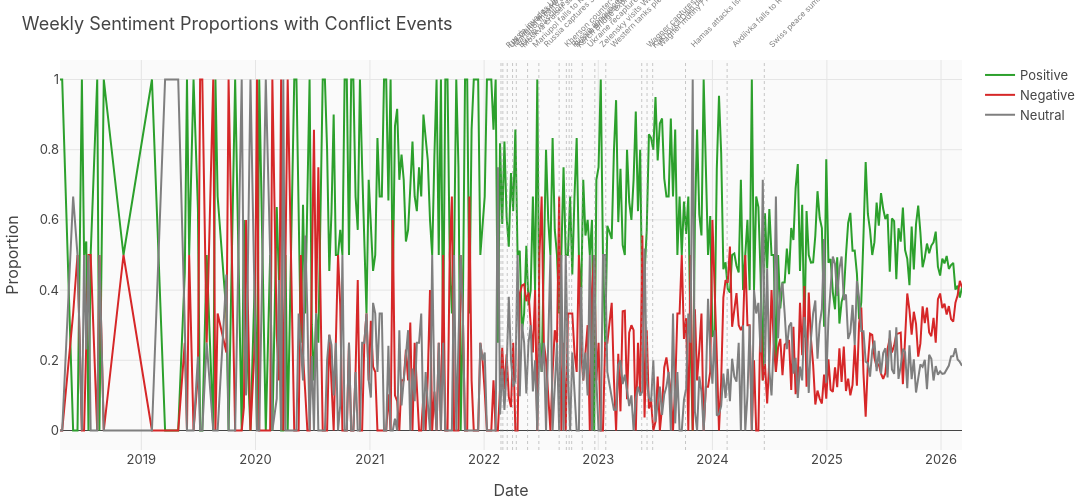

The notebook cell saved with this chart:
### Code cell
# Weekly sentiment time series
sent_sample['week'] = sent_sample['published_at'].dt.to_period('W').dt.start_time.dt.tz_localize('UTC')
weekly_sent = sent_sample.groupby('week')['sentiment'].value_counts(normalize=True).unstack(fill_value=0).reset_index()

fig = go.Figure()
for col, color in [('positive', '#2ca02c'), ('negative', '#d62728'), ('neutral', '#7f7f7f')]:
    if col in weekly_sent.columns:
        fig.add_trace(go.Scatter(x=weekly_sent['week'], y=weekly_sent[col],
            mode='lines', name=col.title(), line=dict(color=color)))

fig = add_event_annotations(fig)
fig.update_layout(title='Weekly Sentiment Proportions with Conflict Events',
    height=500, width=1100, xaxis_title='Date', yaxis_title='Proportion')
fig.show()

### Figure 1 — Plotly figure (JSON) as saved in the notebook; plotly's stock layout.template omitted (floating-point values rounded to 4 significant figures; data arrays with more than 128 entries replaced by an {"elided": "..."} marker saying what was removed)
{"data": [{"line": {"color": "#2ca02c"}, "mode": "lines", "name": "Positive", "type": "scatter", "x": {"elided": "352 str values"}, "y": {"elided": "352 float values"}}, {"line": {"color": "#d62728"}, "mode": "lines", "name": "Negative", "type": "scatter", "x": {"elided": "352 str values"}, "y": {"elided": "352 float values"}}, {"line": {"color": "#7f7f7f"}, "mode": "lines", "name": "Neutral", "type": "scatter", "x": {"elided": "352 str values"}, "y": {"elided": "352 float values"}}], "layout": {"annotations": [{"font": {"color": "gray", "size": 8}, "showarrow": false, "text": "Russia invades Ukraine", "textangle": -45, "x": "2022-02-24T00:00:00+00:00", "xanchor": "left", "y": 1.02, "yanchor": "bottom", "yref": "paper"}, {"font": {"color": "gray", "size": 8}, "showarrow": false, "text": "UN General Assembly condemns invasion", "textangle": -45, "x": "2022-03-02T00:00:00+00:00", "xanchor": "left", "y": 1.02, "yanchor": "bottom", "yref": "paper"}, {"font": {"color": "gray", "size": 8}, "showarrow": false, "text": "Mariupol theatre airstrike", "textangle": -45, "x": "2022-03-16T00:00:00+00:00", "xanchor": "left", "y": 1.02, "yanchor": "bottom", "yref": "paper"}, {"font": {"color": "gray", "size": 8}, "showarrow": false, "text": "Bucha massacre revealed", "textangle": -45, "x": "2022-04-02T00:00:00+00:00", "xanchor": "left", "y": 1.02, "yanchor": "bottom", "yref": "paper"}, {"font": {"color": "gray", "size": 8}, "showarrow": false, "text": "Moskva cruiser sunk", "textangle": -45, "x": "2022-04-14T00:00:00+00:00", "xanchor": "left", "y": 1.02, "yanchor": "bottom", "yref": "paper"}, {"font": {"color": "gray", "size": 8}, "showarrow": false, "text": "Mariupol falls to Russia", "textangle": -45, "x": "2022-05-20T00:00:00+00:00", "xanchor": "left", "y": 1.02, "yanchor": "bottom", "yref": "paper"}, {"font": {"color": "gray", "size": 8}, "showarrow": false, "text": "Russia captures Severodonetsk", "textangle": -45, "x": "2022-06-25T00:00:00+00:00", "xanchor": "left", "y": 1.02, "yanchor": "bottom", "yref": "paper"}, {"font": {"color": "gray", "size": 8}, "showarrow": false, "text": "Kherson counter-offensive begins", "textangle": -45, "x": "2022-08-29T00:00:00+00:00", "xanchor": "left", "y": 1.02, "yanchor": "bottom", "yref": "paper"}, {"font": {"color": "gray", "size": 8}, "showarrow": false, "text": "Russia announces partial mobilization", "textangle": -45, "x": "2022-09-21T00:00:00+00:00", "xanchor": "left", "y": 1.02, "yanchor": "bottom", "yref": "paper"}, {"font": {"color": "gray", "size": 8}, "showarrow": false, "text": "Russia annexes four regions", "textangle": -45, "x": "2022-09-30T00:00:00+00:00", "xanchor": "left", "y": 1.02, "yanchor": "bottom", "yref": "paper"}, {"font": {"color": "gray", "size": 8}, "showarrow": false, "text": "Kerch Bridge explosion", "textangle": -45, "x": "2022-10-08T00:00:00+00:00", "xanchor": "left", "y": 1.02, "yanchor": "bottom", "yref": "paper"}, {"font": {"color": "gray", "size": 8}, "showarrow": false, "text": "Ukraine recaptures Kherson", "textangle": -45, "x": "2022-11-11T00:00:00+00:00", "xanchor": "left", "y": 1.02, "yanchor": "bottom", "yref": "paper"}, {"font": {"color": "gray", "size": 8}, "showarrow": false, "text": "Zelensky visits Washington", "textangle": -45, "x": "2022-12-21T00:00:00+00:00", "xanchor": "left", "y": 1.02, "yanchor": "bottom", "yref": "paper"}, {"font": {"color": "gray", "size": 8}, "showarrow": false, "text": "Western tanks pledged to Ukraine", "textangle": -45, "x": "2023-01-25T00:00:00+00:00", "xanchor": "left", "y": 1.02, "yanchor": "bottom", "yref": "paper"}, {"font": {"color": "gray", "size": 8}, "showarrow": false, "text": "Wagner captures Bakhmut", "textangle": -45, "x": "2023-05-20T00:00:00+00:00", "xanchor": "left", "y": 1.02, "yanchor": "bottom", "yref": "paper"}, {"font": {"color": "gray", "size": 8}, "showarrow": false, "text": "Kakhovka Dam destruction", "textangle": -45, "x": "2023-06-06T00:00:00+00:00", "xanchor": "left", "y": 1.02, "yanchor": "bottom", "yref": "paper"}, {"font": {"color": "gray", "size": 8}, "showarrow": false, "text": "Wagner mutiny / Prigozhin march", "textangle": -45, "x": "2023-06-24T00:00:00+00:00", "xanchor": "left", "y": 1.02, "yanchor": "bottom", "yref": "paper"}, {"font": {"color": "gray", "size": 8}, "showarrow": false, "text": "Hamas attacks Israel (attention shift)", "textangle": -45, "x": "2023-10-07T00:00:00+00:00", "xanchor": "left", "y": 1.02, "yanchor": "bottom", "yref": "paper"}, {"font": {"color": "gray", "size": 8}, "showarrow": false, "text": "Avdiivka falls to Russia", "textangle": -45, "x": "2024-02-17T00:00:00+00:00", "xanchor": "left", "y": 1.02, "yanchor": "bottom", "yref": "paper"}, {"font": {"color": "gray", "size": 8}, "showarrow": false, "text": "Swiss peace summit", "textangle": -45, "x": "2024-06-15T00:00:00+00:00", "xanchor": "left", "y": 1.02, "yanchor": "bottom", "yref": "paper"}], "height": 500, "shapes": [{"line": {"color": "rgba(150,150,150,0.5)", "dash": "dot", "width": 1}, "type": "line", "x0": "2022-02-24T00:00:00+00:00", "x1": "2022-02-24T00:00:00+00:00", "xref": "x", "y0": 0, "y1": 1, "yref": "y domain"}, {"line": {"color": "rgba(150,150,150,0.5)", "dash": "dot", "width": 1}, "type": "line", "x0": "2022-03-02T00:00:00+00:00", "x1": "2022-03-02T00:00:00+00:00", "xref": "x", "y0": 0, "y1": 1, "yref": "y domain"}, {"line": {"color": "rgba(150,150,150,0.5)", "dash": "dot", "width": 1}, "type": "line", "x0": "2022-03-16T00:00:00+00:00", "x1": "2022-03-16T00:00:00+00:00", "xref": "x", "y0": 0, "y1": 1, "yref": "y domain"}, {"line": {"color": "rgba(150,150,150,0.5)", "dash": "dot", "width": 1}, "type": "line", "x0": "2022-04-02T00:00:00+00:00", "x1": "2022-04-02T00:00:00+00:00", "xref": "x", "y0": 0, "y1": 1, "yref": "y domain"}, {"line": {"color": "rgba(150,150,150,0.5)", "dash": "dot", "width": 1}, "type": "line", "x0": "2022-04-14T00:00:00+00:00", "x1": "2022-04-14T00:00:00+00:00", "xref": "x", "y0": 0, "y1": 1, "yref": "y domain"}, {"line": {"color": "rgba(150,150,150,0.5)", "dash": "dot", "width": 1}, "type": "line", "x0": "2022-05-20T00:00:00+00:00", "x1": "2022-05-20T00:00:00+00:00", "xref": "x", "y0": 0, "y1": 1, "yref": "y domain"}, {"line": {"color": "rgba(150,150,150,0.5)", "dash": "dot", "width": 1}, "type": "line", "x0": "2022-06-25T00:00:00+00:00", "x1": "2022-06-25T00:00:00+00:00", "xref": "x", "y0": 0, "y1": 1, "yref": "y domain"}, {"line": {"color": "rgba(150,150,150,0.5)", "dash": "dot", "width": 1}, "type": "line", "x0": "2022-08-29T00:00:00+00:00", "x1": "2022-08-29T00:00:00+00:00", "xref": "x", "y0": 0, "y1": 1, "yref": "y domain"}, {"line": {"color": "rgba(150,150,150,0.5)", "dash": "dot", "width": 1}, "type": "line", "x0": "2022-09-21T00:00:00+00:00", "x1": "2022-09-21T00:00:00+00:00", "xref": "x", "y0": 0, "y1": 1, "yref": "y domain"}, {"line": {"color": "rgba(150,150,150,0.5)", "dash": "dot", "width": 1}, "type": "line", "x0": "2022-09-30T00:00:00+00:00", "x1": "2022-09-30T00:00:00+00:00", "xref": "x", "y0": 0, "y1": 1, "yref": "y domain"}, {"line": {"color": "rgba(150,150,150,0.5)", "dash": "dot", "width": 1}, "type": "line", "x0": "2022-10-08T00:00:00+00:00", "x1": "2022-10-08T00:00:00+00:00", "xref": "x", "y0": 0, "y1": 1, "yref": "y domain"}, {"line": {"color": "rgba(150,150,150,0.5)", "dash": "dot", "width": 1}, "type": "line", "x0": "2022-11-11T00:00:00+00:00", "x1": "2022-11-11T00:00:00+00:00", "xref": "x", "y0": 0, "y1": 1, "yref": "y domain"}, {"line": {"color": "rgba(150,150,150,0.5)", "dash": "dot", "width": 1}, "type": "line", "x0": "2022-12-21T00:00:00+00:00", "x1": "2022-12-21T00:00:00+00:00", "xref": "x", "y0": 0, "y1": 1, "yref": "y domain"}, {"line": {"color": "rgba(150,150,150,0.5)", "dash": "dot", "width": 1}, "type": "line", "x0": "2023-01-25T00:00:00+00:00", "x1": "2023-01-25T00:00:00+00:00", "xref": "x", "y0": 0, "y1": 1, "yref": "y domain"}, {"line": {"color": "rgba(150,150,150,0.5)", "dash": "dot", "width": 1}, "type": "line", "x0": "2023-05-20T00:00:00+00:00", "x1": "2023-05-20T00:00:00+00:00", "xref": "x", "y0": 0, "y1": 1, "yref": "y domain"}, {"line": {"color": "rgba(150,150,150,0.5)", "dash": "dot", "width": 1}, "type": "line", "x0": "2023-06-06T00:00:00+00:00", "x1": "2023-06-06T00:00:00+00:00", "xref": "x", "y0": 0, "y1": 1, "yref": "y domain"}, {"line": {"color": "rgba(150,150,150,0.5)", "dash": "dot", "width": 1}, "type": "line", "x0": "2023-06-24T00:00:00+00:00", "x1": "2023-06-24T00:00:00+00:00", "xref": "x", "y0": 0, "y1": 1, "yref": "y domain"}, {"line": {"color": "rgba(150,150,150,0.5)", "dash": "dot", "width": 1}, "type": "line", "x0": "2023-10-07T00:00:00+00:00", "x1": "2023-10-07T00:00:00+00:00", "xref": "x", "y0": 0, "y1": 1, "yref": "y domain"}, {"line": {"color": "rgba(150,150,150,0.5)", "dash": "dot", "width": 1}, "type": "line", "x0": "2024-02-17T00:00:00+00:00", "x1": "2024-02-17T00:00:00+00:00", "xref": "x", "y0": 0, "y1": 1, "yref": "y domain"}, {"line": {"color": "rgba(150,150,150,0.5)", "dash": "dot", "width": 1}, "type": "line", "x0": "2024-06-15T00:00:00+00:00", "x1": "2024-06-15T00:00:00+00:00", "xref": "x", "y0": 0, "y1": 1, "yref": "y domain"}], "title": {"text": "Weekly Sentiment Proportions with Conflict Events"}, "width": 1100, "xaxis": {"title": {"text": "Date"}}, "yaxis": {"title": {"text": "Proportion"}}}}
